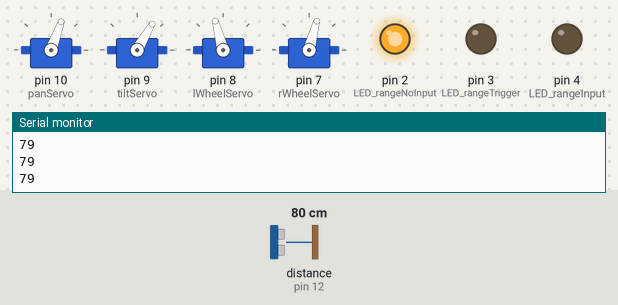
Bench run of a sketch on a simulated Arduino Uno, built with avr-gcc and run on an emulated ATmega328P. Parts: 4 × servo, output pins drawn as LEDs (lit = HIGH), the last lines printed to the serial monitor. Wiring (inferred from the names in the program): ultrasonic range finder: trigger pin 13; echo pin 12. The inputs (shaded band) are chosen by the test bench; at power-on: distance to the obstacle (sensor on pin 12) 80 cm. The echo pulse lasts 58.3 µs per cm; pins used as bus, display or sensor lines are not drawn.

Above: at 1.2 s.
1.3 s: distance to the obstacle (sensor on pin 12) set to 18 cm
2.8 s: distance to the obstacle (sensor on pin 12) set to 15 cm
At 4.6 s:
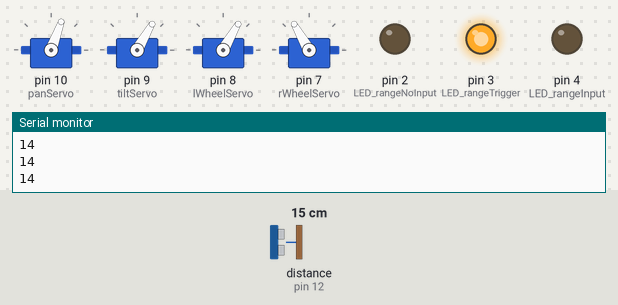
5.1 s: distance to the obstacle (sensor on pin 12) set to 250 cm
At 5.6 s:
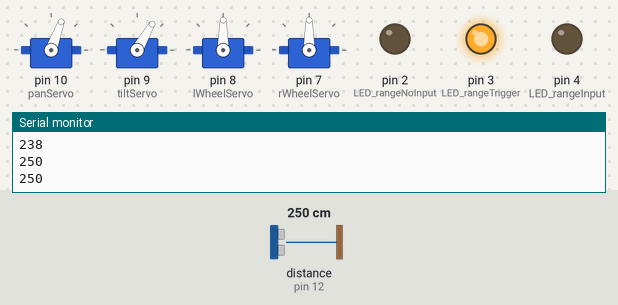
At 6.0 s:
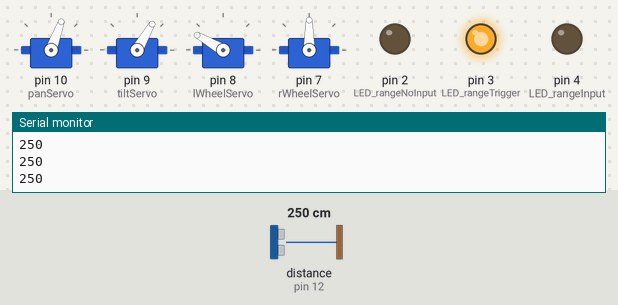
Timing chart, 0 to 15.9 s (numbered marks = the images above; inputs shaded):
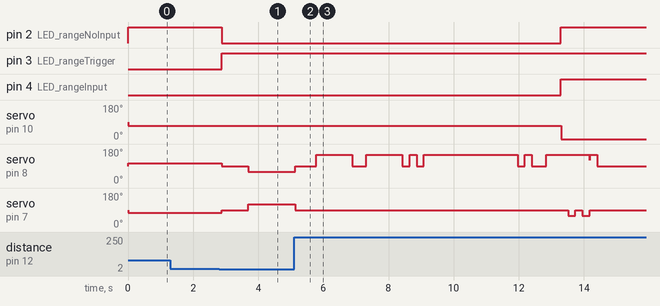

Measured:
- the behaviour switches between 17 and 16 cm on distance to the obstacle (sensor on pin 12) (found by bisection; images 0 and 1)
- after the input at 2.8 s, pin 2 (LED_rangeNoInput): HIGH → LOW after 0.08 s; pin 3 (LED_rangeTrigger): LOW → HIGH after 0.08 s; servo on pin 8 (lWheelServo): 105° → 90° after 0.08 s, → 60° 0.81 s later; servo on pin 7 (rWheelServo): 75° → 90° after 0.08 s, → 120° 0.81 s later
- after the input at 5.1 s, pin 2 (LED_rangeNoInput), pin 4 (LED_rangeInput): LOW → HIGH after 8.2 s

The sketch:

explorer.ino
```cpp
/* Explorer Bot
 * An robot that explores new places and photographs them.
 * (Nathan Butler | iamnbutler@gmail.com)
 * (Renshen Zhang | )
 * (Hyeyoon Kim   | )
 */

// This program uses serial to communicate with Rasberry Pi (explorer.py)
// Do not leave Serial.print() commands in the code outside of debugging

// Includes

#include <Servo.h>
#include <SimpleTimer.h>

// Initialize timer
SimpleTimer timer;

// Definitions
Servo panServo;  // create servo object to control a servo
Servo tiltServo;  // create servo object to control a servo
Servo lWheelServo;  // create servo object to control a servo
Servo rWheelServo;  // create servo object to control a servo

#define trigPin 13
#define echoPin 12
#define LED_rangeNoInput 2
#define LED_rangeInput 4
#define LED_rangeTrigger 3

// Define distances to make changing them easier
const int mediumDistance = 120;
const int closeDistance = 16;
const int minDistance = 6;

const int turnLength = 1000; // Length of the turn in millis

// Variables
int pan = 0;    // variable to read the value from the analog pin
int tilt = 0;   // variable to read the value from the analog pin
int pos = 0;

unsigned long currentMillis = 0;
unsigned long previousMillis = 0;
long rawDistance, duration;
int distance = 0;
int lastDistance = 0;


int movementDirection = 0; // 0 = drive, 1 = reverse, 2 = turn

// Setup
void setup() {
  Serial.begin(9600);

  // Set up servos
  panServo.attach(10);  	// attaches the servo on pin 11 to the servo object
  tiltServo.attach(9);  	// attaches the servo on pin 10 to the servo object
  lWheelServo.attach(8);
  rWheelServo.attach(7);

  // Assign Pins
  pinMode(trigPin, OUTPUT); // RF Trig Pin
  pinMode(echoPin, INPUT);	// RF Echo Pin
  pinMode(LED_rangeNoInput, OUTPUT);	// LED: Rangefinder input too far away
  pinMode(LED_rangeInput, OUTPUT);		// LED: Rangefinder input within range
  pinMode(LED_rangeTrigger, OUTPUT);	// LED: Rangefinder input trigger

  tiltServo.write(60);
}

// Loops
void loop() {
	// Get range for use in loops
	range();
  if (movementDirection == 0) {
    drive();
  } else if (movementDirection == 1){
    reverse();
  } else if (movementDirection == 2){
    turn();
  }

  print();
  timer.run();
  delay(200);
}

// Use rangefinder to find range in cm and send to Pi with Serial
void range() {
	// Calculate distance between RF and object
  digitalWrite(trigPin, LOW);
  delayMicroseconds(2);
  digitalWrite(trigPin, HIGH);
  delayMicroseconds(10);
  digitalWrite(trigPin, LOW);
  duration = pulseIn(echoPin, HIGH);
  rawDistance = (duration/2) / 29.1; // Magic number to convert range to cm

  // Constrain distance numbers to reasonable numbers
  if (rawDistance > minDistance && rawDistance < 300) {
    // Most readings over 2XX or under 12 are faulty or split second readings
    // since the distance loop should stop the rover at around ~26 distance

    distance = rawDistance;

    // .: Smooth Distance :.
    int diff = (lastDistance - distance); // get the difference
    int diffAbs = abs(diff);
    if (diffAbs < 2.5) {
      distance = distance + (diff * 0.2); // Add a fifth of the new value to distance
    } else if (diffAbs > 20) {
      distance = distance + (diff * 0.05); // Add a twentieth of the new value to distance
    }

    // Save distance for the next comparison
    lastDistance = distance;

    // Log for debugging
    // Serial.print(distance);
    // Serial.print(" | ");
    // Serial.print(diffAbs);
    // Serial.print(" | ");
    // Serial.println(rawDistance);
  }
}

void drive(){
  if (distance < closeDistance && distance > minDistance) {
    //== Closest Distance ==//

    // .: Set distance LEDs :.
    digitalWrite(LED_rangeTrigger,HIGH);
    digitalWrite(LED_rangeInput,LOW);
    digitalWrite(LED_rangeNoInput,LOW);

    // .: Set Wheel Speed :.
    lWheelServo.write(90);  // set servo to stop
    rWheelServo.write(90);  // set servo to stop
    timer.setTimeout(1000, gotoReverse);

    // .: Pan camera for capture :.
    // TODO: Convert delays to millis functions
    // Pan every 1.5 seconds to match photo timer
    // Serial.print("Running Camera Scripts...");
    // delay(100); // Try to  sync pi timer to servo timer
    // panServo.write(70);
    // Serial.print(" 30...");
    // delay(1500);
    // panServo.write(120);
    // Serial.print(" 60...");
    // delay(1500);
    // panServo.write(180);
    // Serial.print(" 90...");
    // delay(1500);
    // Serial.println(" Done");
  } else if (distance <= mediumDistance){
    //== Medium Distance ==//

    // .: Set distance LEDs :.
    digitalWrite(LED_rangeTrigger,LOW);
    digitalWrite(LED_rangeInput,LOW);
    digitalWrite(LED_rangeNoInput,HIGH);

    // .: Set Wheel Speed :.
    lWheelServo.write(105);  // set servo to low-speed
    rWheelServo.write(75);  // set servo to low-speed
    delay(2);

    // .: Pan camera for capture :.
    panServo.write(70);
  } else if (distance > mediumDistance) {
    //== Furthest Distance ==//

    // .: Set distance LEDs :.
    digitalWrite(LED_rangeTrigger,HIGH);
    digitalWrite(LED_rangeInput,HIGH);
    digitalWrite(LED_rangeNoInput,HIGH);

    // .: Set Wheel Speed :.
    lWheelServo.write(120);  // set servo to mid-speed
    rWheelServo.write(60);  // set servo to mid-speed
    delay(2);

    // .: Pan camera for capture :.
    panServo.write(0);
  }
}

void reverse(){
  // Reverse in preperation for turn
  if (distance < closeDistance) {
    // .: Set Wheel Speed :.
    lWheelServo.write(60);  // set servo to mid-speed
    rWheelServo.write(120);  // set servo to mid-speed
    delay(2);
  } else if (distance <= mediumDistance){
    lWheelServo.write(75);  // set servo to low-speed
    rWheelServo.write(105);  // set servo to low-speed
    delay(2);
  } else if (distance > mediumDistance) {
    // capture();
    lWheelServo.write(90);  // set servo to stop
    rWheelServo.write(90);  // set servo to stop
    timer.setTimeout(1000, gotoTurn);
  }
}

void turn(){
  // Turn to go new direction
  lWheelServo.write(90);  // set servo to stop
  rWheelServo.write(90);  // set servo to stop
  delay(2);
  timer.setTimeout(1000, startTurn);
}

void capture() {
  // TODO: Send signal to pi to run photo scripts
}

void print() {
  // This function will be printed once per second for a consistent read time for the pi to pick up
  // All Serial communications must fall inside this function
  int x = distance;
  Serial.println(x);
}

//== Supporting functions ==//

void gotoDrive() {
  movementDirection = 0; // go to drive();
}

void gotoReverse() {
  movementDirection = 1; // go to turn();
}

void gotoTurn() {
  movementDirection = 2; // go to turn();
}

void startTurn() {
  lWheelServo.write(150);  // set servo to low-speed
  // rWheelServo.write(90);  // set servo to low-speed
  delay(2);
  timer.setTimeout(5000, endTurn);
}

void endTurn() {
  lWheelServo.write(90);  // set servo to low-speed
  rWheelServo.write(90);  // set servo to low-speed
  delay(2);
  timer.setTimeout(2000, gotoDrive);
}
```
